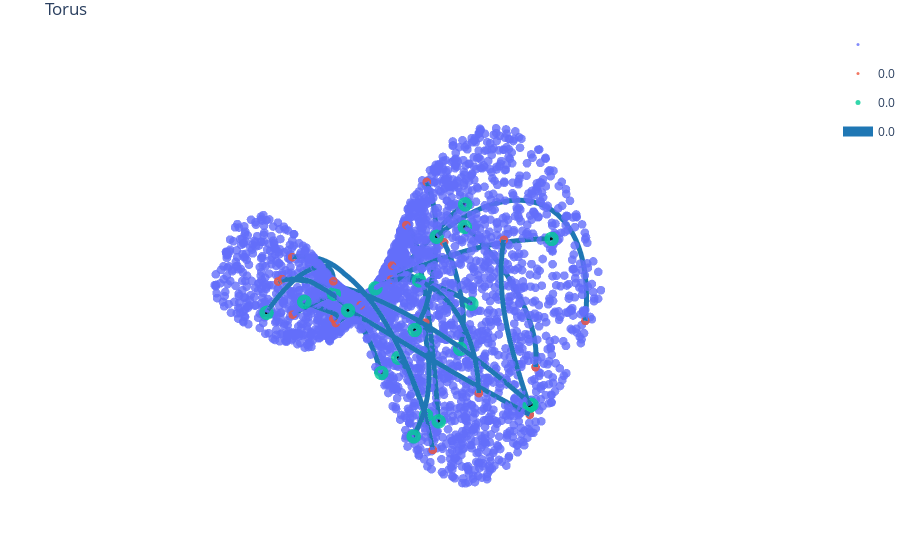
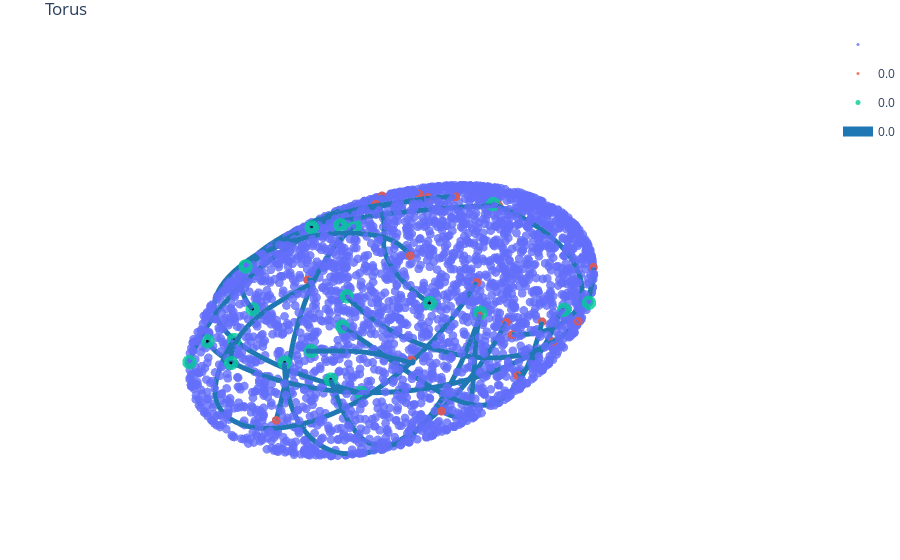

Write notebook code for charts like these, in order.
### Code cell
res_list = []
missing = []
failed = []

for data_name in tqdm(names):
    try:
        entity = "xingzhis"
        project = "dmae"
        sweep_id = 'jtpxi61p'
        sweep = api.sweep(f"{entity}/{project}/{sweep_id}")

        runs_data = []

        # Iterate through each run in the sweep
        for run in sweep.runs:
            # Extract metrics and configs
            metrics = run.summary._json_dict
            configs = run.config
            
            # Combine metrics and configs, and add run ID
            combined_data = {**metrics, **configs, "run_id": run.id}
            
            # Append the combined data to the list
            runs_data.append(combined_data)

        # Create a DataFrame from the runs data
        df = pd.DataFrame(runs_data)

        # run_ids = df[(df['data.name'] == data_name) & (df['cfg/loss/weights/cycle'] == 1.) & (df['cfg/dimensions/latent'] == 3)]['run_id']
        run_ids = df[(df['data.name'] == data_name) & (df['loss.weights.cycle'] == 1.0) & (df['dimensions.latent'] == 3)]['run_id']
        # assert len(run_ids) == 1
        if len(run_ids) != 1:
            print('AE not found:', run_ids, data_name)
        run_id = run_ids.iloc[0]
        run = api.run(f"{entity}/{project}/{run_id}")
        # run = api.run(f"{entity}/{project}/{run_id}")
        folder_path = '../../src/wandb/'
        cfg = OmegaConf.create(run.config)
        folder_list = glob.glob(f"{folder_path}*{run.id}*")
        ckpt_files = glob.glob(f"{folder_list[0]}/files/*.ckpt")
        ckpt_path = ckpt_files[0]
        cfg.data.root = '../' + cfg.data.root
        model = Autoencoder.load_from_checkpoint(ckpt_path)
        data = np.load(f"{cfg.data.root}/{cfg.data.name}{cfg.data.filetype}", allow_pickle=True)



        # sweep_id = 'ywep3ixr'
        # sweep = api.sweep(f"{entity}/{project}/{sweep_id}")
        # # Initialize an empty list to store run data
        # runs_data = []

        # # Iterate through each run in the sweep
        # for run in sweep.runs:
        #     # Extract metrics and configs
        #     metrics = run.summary._json_dict
        #     configs = run.config
            
        #     # Combine metrics and configs, and add run ID
        #     combined_data = {**metrics, **configs, "run_id": run.id}
            
        #     # Append the combined data to the list
        #     runs_data.append(combined_data)

        # # Create a DataFrame from the runs data
        # df = pd.DataFrame(runs_data)
        # run_ids = df[(df['data.name'] == data_name)][['run_id']]
        # assert len(run_ids) == 1
        # run_id = run_ids.iloc[0]
        # run = api.run(f"{entity}/{project}/{run_ids.iloc[0].values[0]}")
        # folder_path = '../../src/wandb/'
        # cfg = OmegaConf.create(run.config)
        # folder_list = glob.glob(f"{folder_path}*{run.id}*")
        # ckpt_files = glob.glob(f"{folder_list[0]}/files/*.ckpt")
        # ckpt_path = ckpt_files[0]
        # cfg.data.root = '../' + cfg.data.root
        # discriminator = Discriminator.load_from_checkpoint(ckpt_path)



        entity = "xingzhis"
        project = "dmae"
        sweep_id = '3weuiy67'
        sweep = api.sweep(f"{entity}/{project}/{sweep_id}")
        runs_data = []

        # Iterate through each run in the sweep
        for run in sweep.runs:
            # Extract metrics and configs
            metrics = run.summary._json_dict
            configs = run.config
            
            # Combine metrics and configs, and add run ID
            combined_data = {**metrics, **configs, "run_id": run.id}
            
            # Append the combined data to the list
            runs_data.append(combined_data)

        # Create a DataFrame from the runs data
        df = pd.DataFrame(runs_data)

        run_ids = df[(df['data_name'] == data_name) & (df['loss_epoch'] != 'NaN') & (df['dimensions_latent'] == 3)]['run_id']
        # assert len(run_ids) == 1
        if len(run_ids) != 1:
            print('Geod not found', run_ids, data_name)
        run_id = run_ids.iloc[0]
        run = api.run(f"{entity}/{project}/{run_id}")
        cfg_main = OmegaConf.create(run.config)
        folder_path = '../geodesic_on_datasets//wandb/'
        folder_list = glob.glob(f"{folder_path}*{run.id}*")
        ckpt_files = glob.glob(f"{folder_list[0]}/files/*.ckpt")
        ckpt_path = ckpt_files[0]

        x = torch.tensor(data['data'], dtype=torch.float32, device=model.device)
        xbatch = torch.tensor(data['start_points'], dtype=x.dtype, device=x.device)
        xendbatch = torch.tensor(data['end_points'], dtype=x.dtype, device=x.device)
        # xbatch = model.encoder.preprocessor.normalize(xbatch)
        # xendbatch = model.encoder.preprocessor.normalize(xendbatch)
        # if cfg_main.overfit:
        #     ids = torch.eye(xbatch.size(0))
        # else:
        ids = torch.zeros((xbatch.size(0),1))
        dataset = TensorDataset(xbatch, xendbatch, ids)
        dataloader = DataLoader(dataset, batch_size=len(x), shuffle=False)

        for param in model.encoder.parameters():
            param.requires_grad = False
        # def func(x):
        #     return model.encoder(x)
        # for param in discriminator.parameters():
        #     param.requires_grad = False
        # def discriminator_func_for_grad(x):
        #     return discriminator.positive_proba(x, normalize=False).reshape(-1,1)
        # def discriminator_func(x):
        #     return discriminator.positive_proba(x, normalize=False).reshape(-1,1)
        ofm = lambda x: x
        gbmodel = GeodesicBridgeOverfit.load_from_checkpoint(
            checkpoint_path=ckpt_path,
            func=ofm,
            # func = enc_func,
            # discriminator_func=disc_func_pen,
            # discriminator_func_for_grad=discriminator_func_for_grad,
            input_dim=x.size(1), 
            hidden_dim=64, 
            scale_factor=1, 
            symmetric=True, 
            num_layers=3, 
            n_tsteps=100, 
            lr=1e-3, 
            weight_decay=1e-3,
            discriminator_weight=0.,
            discriminator_func_for_grad_weight=0.,
            id_dim=1,
            id_emb_dim=1,
            density_weight=0.,
            length_weight=1.,
        )

        # batch = next(iter(dataloader))
        # x0, x1, ids = batch
        try:
            data_gt = np.load(f"/gpfs/gibbs/pi/krishnaswamy_smita/xingzhi/dmae/data/neurips_results/toy/gt/{data_name}.npz", allow_pickle=True)
        except:
            print(f"CANNOT FIND FILE {data_name}.npz")
            missing.append(data_name)
        xbatch = torch.tensor(data_gt['start_points'], dtype=x.dtype, device=x.device)
        xendbatch = torch.tensor(data_gt['end_points'], dtype=x.dtype, device=x.device)
        x0 = xbatch
        x1 = xendbatch
        # xbatch = model.encoder.preprocessor.normalize(xbatch)
        # xendbatch = model.encoder.preprocessor.normalize(xendbatch)
        ids = torch.zeros((xbatch.size(0),1))
        # ids = torch.eye((xbatch.size(0)))

        # dataset = TensorDataset(xbatch, xendbatch, ids)
        # dataloader = DataLoader(dataset, batch_size=len(z), shuffle=True)

        # def cc_func(x0, x1, t):
            # return gbmodel.cc(x0, x1, t, ids)
        # vectors = velocity(cc_func, gbmodel.ts, x0, x1)
        # cc_pts = gbmodel.cc(x0, x1, gbmodel.ts, ids)
        # vectors_flat = vectors.flatten(0,1)
        # cc_pts_flat = cc_pts.flatten(0, 1)
        # jac_flat = jacobian(gbmodel.func, cc_pts_flat)
        # length_all = torch.sqrt((torch.einsum("nij,nj->ni", jac_flat, vectors_flat)**2).sum(axis=1))
        # length_all = length_all.reshape(vectors.shape[0], vectors.shape[1])
        # length = length_all.mean(axis=0)

        # geods = (cc_pts_flat).reshape(cc_pts.shape)
        # length2 = torch.sqrt(torch.diff(geods, axis=0)**2).sum(axis=-1).sum(axis=0)


        # # plt.scatter(length2.detach().numpy(), data_gt['geodesic_lengths'])
        # # plt.title(data_name)
        # # plt.show()

        # # gt_len = torch.tensor(data_gt['geodesic_lengths'])
        # true_geod = torch.tensor(data_gt['geodesics'], dtype=torch.float32)
        # gt_len = torch.sqrt(torch.diff(true_geod.permute(1,0,2), axis=0)**2).sum(axis=-1).sum(axis=0)
        # corr = np.corrcoef(length.detach().numpy(), gt_len.cpu().numpy())[0,1]
        # mse = ((length.detach().numpy() - gt_len.cpu().numpy())**2).mean()
        # dist2geod = distance_to_geodesic_criterion_len(geods.permute(1,0,2), true_geod, lengths=gt_len).detach().numpy()

        # res_list.append(dict(
        #     name=data_name,
        #     length_corr=corr,
        #     length_mse=mse,
        #     dist2geod=dist2geod
        # ))

        # with torch.no_grad():
        #     traj = gbmodel(x0, x1, gbmodel.ts, ids)
        device = 'cpu'
        x0, x1, ids = next(iter(dataloader))
        x0 = x0.to(device)
        x1 = x1.to(device)
        ids = ids.to(device)
        x = x.to(device)
        gbmodel = gbmodel.to(device)
        device = 'cpu'
        x0, x1, ids = next(iter(dataloader))
        x0 = x0.to(device)
        x1 = x1.to(device)
        ids = ids.to(device)
        x = x.to(device)
        gbmodel = gbmodel.to(device)
        with torch.no_grad():
            traj = gbmodel(x0, x1, gbmodel.ts.to(device), ids)



        fig = scatter(x.cpu().numpy(), s=3, alpha=.8)
        fig = scatter(x0.detach().cpu().numpy(), s=3, alpha=.8, fig=fig)
        fig = scatter(x1.detach().cpu().numpy(), s=5, alpha=.8, fig=fig)
        fig = trajectories(traj.detach().cpu().numpy(), s=10, fig=fig, title='Geodesic', filename='geodesic_ofm.html')
        # fig.show()
        fig.update_scenes(
            xaxis=dict(showgrid=False, zeroline=True, showline=True, showticklabels=False, ticks=""),
            yaxis=dict(showgrid=False, zeroline=True, showline=True, showticklabels=False, ticks=""),
            zaxis=dict(showgrid=False, zeroline=True, showline=True, showticklabels=False, ticks="")
        )

        fig.data[0].name = ""
        # fig.update_traces(marker=dict(colorbar=dict(title='')))
        fig.update_layout(
            title='Torus',
            scene=dict(
                xaxis=dict(title='', backgroundcolor='white'),
                yaxis=dict(title='', backgroundcolor='white'),
                zaxis=dict(title='', backgroundcolor='white')
            ),
        )
        fig.update_layout(
            paper_bgcolor='white',  # Color of the whole background
            plot_bgcolor='white'    # Color of the plotting area
        )
        fig.show()
    except Exception as e:
        failed.append(data_name)
        print(e)

res_df = pd.DataFrame(res_list)
